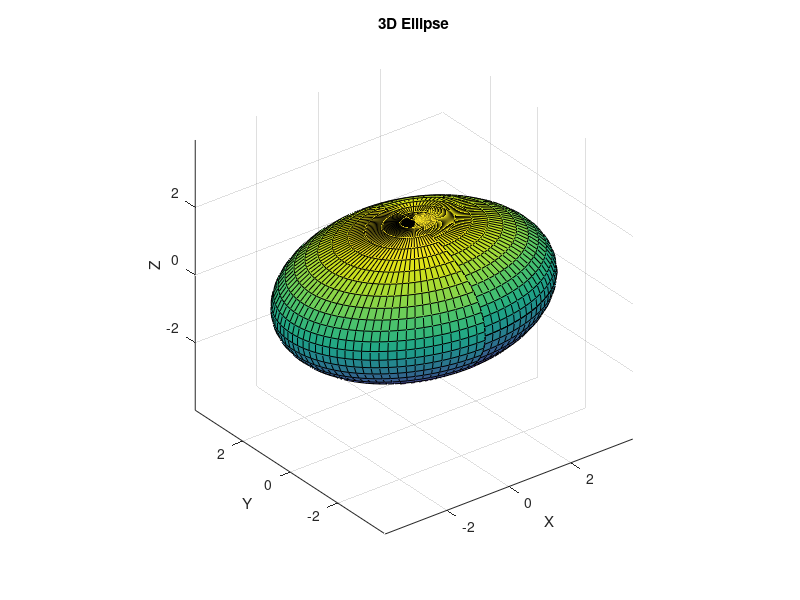

Reproduce this figure in MATLAB.
% Ellipsoid parameters
a = 4; % semi-axis in the x-direction
b = 3; % semi-axis in the y-direction
c = 2; % semi-axis in the z-direction

% Generate u, v parameters for creating ellipsoid
[u,v] = meshgrid(linspace(0, 2*pi, 50), linspace(-pi/2, pi/2, 50));

% Generate ellipsoid points using parametric equations
x = a*cos(u) .* cos(v);
y = b*cos(u) .* sin(v);
z = c*sin(u);

% Plot the ellipse
figure
surf(x, y, z)

% Adjust plot appearance
axis equal
xlabel('X')
ylabel('Y')
zlabel('Z')
title('3D Ellipse')

